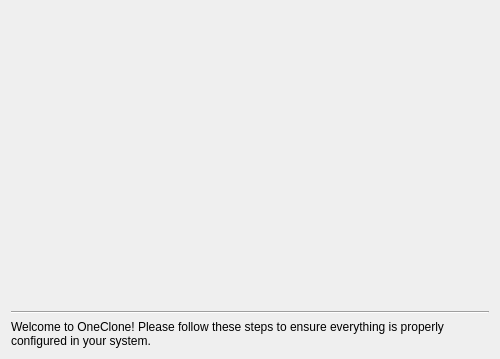
<?xml version="1.0" encoding="UTF-8"?>
<ui version="4.0">
 <class>SetupWizardPage0</class>
 <widget class="QWizardPage" name="SetupWizardPage0">
  <property name="geometry">
   <rect>
    <x>0</x>
    <y>0</y>
    <width>500</width>
    <height>359</height>
   </rect>
  </property>
  <property name="windowTitle">
   <string>OneClone setup)</string>
  </property>
  <layout class="QVBoxLayout" name="verticalLayout">
   <item>
    <widget class="QLabel" name="logo">
     <property name="sizePolicy">
      <sizepolicy hsizetype="Preferred" vsizetype="Preferred">
       <horstretch>0</horstretch>
       <verstretch>1</verstretch>
      </sizepolicy>
     </property>
     <property name="text">
      <string/>
     </property>
     <property name="pixmap">
      <pixmap resource="../../resources/resources.qrc">:/logo.svg</pixmap>
     </property>
     <property name="alignment">
      <set>Qt::AlignmentFlag::AlignCenter</set>
     </property>
    </widget>
   </item>
   <item>
    <spacer name="verticalSpacer">
     <property name="orientation">
      <enum>Qt::Orientation::Vertical</enum>
     </property>
     <property name="sizeHint" stdset="0">
      <size>
       <width>20</width>
       <height>40</height>
      </size>
     </property>
    </spacer>
   </item>
   <item>
    <widget class="QFrame" name="line">
     <property name="frameShape">
      <enum>QFrame::Shape::HLine</enum>
     </property>
     <property name="frameShadow">
      <enum>QFrame::Shadow::Sunken</enum>
     </property>
    </widget>
   </item>
   <item>
    <widget class="QLabel" name="noteLabel">
     <property name="text">
      <string>&lt;html&gt;&lt;head/&gt;&lt;body&gt;&lt;p&gt;Welcome to OneClone! Please follow these steps to ensure everything is properly configured in your system.&lt;/p&gt;&lt;/body&gt;&lt;/html&gt;</string>
     </property>
     <property name="wordWrap">
      <bool>true</bool>
     </property>
    </widget>
   </item>
  </layout>
 </widget>
 <resources>
  <include location="../../resources/resources.qrc"/>
 </resources>
 <connections/>
</ui>
